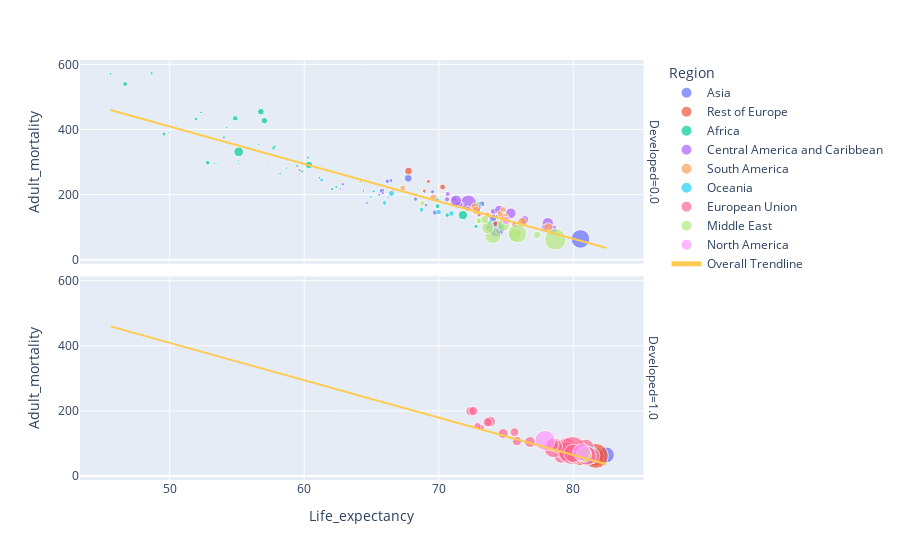

Notebook code for this chart:
### Markdown cell above
Maybe that got too messy! We can use faceting to separate out some of the information.

### Code cell
fig = px.scatter(
    data_frame=df_mean, 
    x="Life_expectancy", 
    y="Adult_mortality", 
    hover_name="Country", 
    facet_row="Developed", 
    size="GDP_per_capita", 
    color="Region",
    trendline="ols", 
    trendline_scope="overall")
fig.show()

### Figure 1 — Plotly figure (JSON) as saved in the notebook; plotly's stock layout.template omitted (floating-point values rounded to 4 significant figures; data arrays with more than 128 entries replaced by an {"elided": "..."} marker saying what was removed)
{"data": [{"hovertemplate": "<b>%{hovertext}</b><br><br>Region=Asia<br>Developed=0.0<br>Life_expectancy=%{x}<br>Adult_mortality=%{y}<br>GDP_per_capita=%{marker.size}<extra></extra>", "hovertext": ["Afghanistan", "Azerbaijan", "Bangladesh", "Bhutan", "Brunei Darussalam", "Cambodia", "China", "India", "Indonesia", "Kazakhstan", "Kyrgyz Republic", "Lao PDR", "Malaysia", "Maldives", "Mongolia", "Myanmar", "Nepal", "Pakistan", "Philippines", "Singapore", "Sri Lanka", "Tajikistan", "Thailand", "Turkmenistan", "Uzbekistan", "Vietnam"], "legendgroup": "Asia", "marker": {"color": "#636efa", "size": [408.6, 3814.0, 897.3, 1883.0, 33930.0, 805.4, 4708.0, 1112.0, 2506.0, 7986.0, 912.9, 1430.0, 7869.0, 8100.0, 2551, 730.8, 689.2, 1197, 2296.0, 44660.0, 2700.0, 709.6, 4739.0, 3840.0, 1896, 1808.0], "sizemode": "area", "sizeref": 257.4, "symbol": "circle"}, "mode": "markers", "name": "Asia", "orientation": "v", "showlegend": true, "type": "scatter", "x": [59.66, 69.72, 68.72, 66.46, 74.3, 64.4, 73.69, 65.59, 68.27, 67.73, 68.96, 62.88, 74.04, 74.51, 66.17, 62.7, 66.28, 64.66, 69.54, 80.53, 74.69, 66.97, 73.2, 65.79, 69.04, 74.33], "xaxis": "x2", "y": [265.8, 144.7, 148.1, 243.2, 94.99, 210.9, 97.51, 199.5, 186.0, 250.1, 205.7, 231.7, 128.3, 89.86, 241.2, 217.4, 191.8, 174.6, 208.4, 63.66, 128.4, 152.4, 171.2, 210.7, 167.9, 133.1], "yaxis": "y2"}, {"hovertemplate": "<b>%{hovertext}</b><br><br>Region=Asia<br>Developed=1.0<br>Life_expectancy=%{x}<br>Adult_mortality=%{y}<br>GDP_per_capita=%{marker.size}<extra></extra>", "hovertext": ["Japan"], "legendgroup": "Asia", "marker": {"color": "#636efa", "size": [32970.0], "sizemode": "area", "sizeref": 257.4, "symbol": "circle"}, "mode": "markers", "name": "Asia", "orientation": "v", "showlegend": false, "type": "scatter", "x": [82.46], "xaxis": "x", "y": [64.52], "yaxis": "y"}, {"hovertemplate": "<b>%{hovertext}</b><br><br>Region=Rest of Europe<br>Developed=0.0<br>Life_expectancy=%{x}<br>Adult_mortality=%{y}<br>GDP_per_capita=%{marker.size}<extra></extra>", "hovertext": ["Albania", "Armenia", "Belarus", "Bosnia and Herzegovina", "Georgia", "Moldova", "Montenegro", "North Macedonia", "Russian Federation", "Serbia", "Ukraine"], "legendgroup": "Rest of Europe", "marker": {"color": "#EF553B", "size": [3071.0, 2657.0, 4630.0, 3798.0, 2781.0, 2068.0, 5520.0, 3971.0, 7955, 4696.0, 2157.0], "sizemode": "area", "sizeref": 257.4, "symbol": "circle"}, "mode": "markers", "name": "Rest of Europe", "orientation": "v", "showlegend": true, "type": "scatter", "x": [75.95, 72.99, 70.29, 75.63, 71.16, 68.92, 74.76, 74.23, 67.75, 73.64, 69.22], "xaxis": "x2", "y": [83.13, 137.9, 223.1, 107.1, 170.1, 211.1, 121.9, 110.6, 272.4, 134.5, 240.4], "yaxis": "y2"}, {"hovertemplate": "<b>%{hovertext}</b><br><br>Region=Rest of Europe<br>Developed=1.0<br>Life_expectancy=%{x}<br>Adult_mortality=%{y}<br>GDP_per_capita=%{marker.size}<extra></extra>", "hovertext": ["Iceland", "Norway", "Switzerland", "United Kingdom"], "legendgroup": "Rest of Europe", "marker": {"color": "#EF553B", "size": [48570.0, 72220.0, 79540.0, 42710.0], "sizemode": "area", "sizeref": 257.4, "symbol": "circle"}, "mode": "markers", "name": "Rest of Europe", "orientation": "v", "showlegend": false, "type": "scatter", "x": [81.58, 80.48, 81.67, 79.61], "xaxis": "x", "y": [59.15, 68.4, 61.56, 77.53], "yaxis": "y"}, {"hovertemplate": "<b>%{hovertext}</b><br><br>Region=Africa<br>Developed=0.0<br>Life_expectancy=%{x}<br>Adult_mortality=%{y}<br>GDP_per_capita=%{marker.size}<extra></extra>", "hovertext": ["Algeria", "Angola", "Benin", "Botswana", "Burkina Faso", "Burundi", "Cabo Verde", "Cameroon", "Central African Republic", "Chad", "Comoros", "Congo, Dem. Rep.", "Congo, Rep.", "Cote d'Ivoire", "Djibouti", "Egypt, Arab Rep.", "Equatorial Guinea", "Eritrea", "Eswatini", "Ethiopia", "Gabon", "Gambia, The", "Ghana", "Guinea", "Guinea-Bissau", "Kenya", "Lesotho", "Liberia", "Libya", "Madagascar", "Malawi", "Mali", "Mauritania", "Mauritius", "Morocco", "Mozambique", "Namibia", "Niger", "Nigeria", "Rwanda", "Senegal", "Seychelles", "Sierra Leone", "Somalia", "South Africa", "Tanzania", "Togo", "Tunisia", "Uganda", "Zambia", "Zimbabwe"], "legendgroup": "Africa", "marker": {"color": "#00cc96", "size": [3745.0, 2648.0, 984.4, 5505.0, 548.8, 309.1, 2671.0, 1236.0, 466.7, 627.3, 1204.0, 393.8, 2265.0, 1679, 1334.0, 3121.0, 12070.0, 1268.0, 3098.0, 401.4, 7320, 705.2, 1358.0, 688.6, 576.5, 1270.0, 926.7, 666.3, 11190.0, 472.9, 324.7, 690.9, 1407.0, 7189.0, 2336.0, 438.8, 3944.0, 432.7, 2133, 534.8, 1130.0, 12250.0, 526.7, 263.9, 5786, 751.9, 500.2, 3586.0, 693.4, 1060.0, 1291.0], "sizemode": "area", "sizeref": 257.4, "symbol": "circle"}, "mode": "markers", "name": "Africa", "orientation": "v", "showlegend": true, "type": "scatter", "x": [73.79, 52.83, 58.21, 57.04, 55.2, 55.08, 70.64, 54.03, 46.48, 49.94, 61.14, 55.07, 57.73, 51.95, 59.49, 69.91, 55.13, 60.28, 46.69, 58.77, 60.35, 58.68, 59.84, 55.11, 53.52, 57.77, 45.61, 57.29, 71.79, 62.23, 52.29, 53.36, 62.06, 72.85, 72.77, 51.88, 54.88, 55.37, 49.58, 58.95, 62.38, 72.84, 46.7, 53.24, 56.78, 56.62, 56.26, 74.6, 54.21, 52.33, 48.66], "xaxis": "x2", "y": [113.4, 297.8, 263.9, 427.1, 293.7, 330.9, 136.7, 376.0, 493.0, 391.3, 251.6, 298.8, 342.8, 432.7, 288.3, 164.4, 331.3, 314.2, 539.6, 304.3, 291.0, 281.4, 271.1, 303.3, 291.9, 347.5, 571.1, 287.7, 136.9, 251.9, 453.4, 295.6, 216.9, 156.8, 102.4, 397.7, 434.3, 273.5, 385.9, 303.9, 223.9, 162.6, 453.0, 333.2, 454.7, 354.3, 311.3, 101.4, 406.4, 452.8, 573.0], "yaxis": "y2"}, {"hovertemplate": "<b>%{hovertext}</b><br><br>Region=Central America and Caribbean<br>Developed=0.0<br>Life_expectancy=%{x}<br>Adult_mortality=%{y}<br>GDP_per_capita=%{marker.size}<extra></extra>", "hovertext": ["Antigua and Barbuda", "Bahamas, The", "Barbados", "Belize", "Costa Rica", "Cuba", "Dominican Republic", "El Salvador", "Grenada", "Guatemala", "Haiti", "Honduras", "Jamaica", "Nicaragua", "Panama", "Sao Tome and Principe", "St. Lucia", "St. Vincent and the Grenadines", "Trinidad and Tobago"], "legendgroup": "Central America and Caribbean", "marker": {"color": "#ab63fa", "size": [14680.0, 34030.0, 16750.0, 4701.0, 9571.0, 5952.0, 5277.0, 3297.0, 8010.0, 3525, 1324.0, 2055.0, 5012.0, 1676.0, 9573.0, 1307.0, 9912.0, 6576.0, 16140.0], "sizemode": "area", "sizeref": 257.4, "symbol": "circle"}, "mode": "markers", "name": "Central America and Caribbean", "orientation": "v", "showlegend": true, "type": "scatter", "x": [75.35, 72.21, 78.1, 71.17, 78.47, 77.89, 71.38, 70.66, 72.85, 70.62, 59.66, 72.66, 74.07, 71.74, 76.38, 65.84, 74.47, 71.51, 71.28], "xaxis": "x2", "y": [142.5, 173.5, 112.1, 185.1, 93.49, 98.99, 174.2, 201.8, 159.1, 185.3, 275.2, 158.4, 148.4, 170.3, 122.2, 204.1, 153.8, 168.2, 181.5], "yaxis": "y2"}, {"hovertemplate": "<b>%{hovertext}</b><br><br>Region=South America<br>Developed=0.0<br>Life_expectancy=%{x}<br>Adult_mortality=%{y}<br>GDP_per_capita=%{marker.size}<extra></extra>", "hovertext": ["Argentina", "Bolivia", "Brazil", "Chile", "Colombia", "Ecuador", "Guyana", "Paraguay", "Peru", "Suriname", "Uruguay", "Venezuela, RB"], "legendgroup": "South America", "marker": {"color": "#FFA15A", "size": [12170.0, 2414.0, 7992.0, 11067, 4911.0, 5177.0, 4590.0, 4403.0, 4626.0, 8133.0, 12010.0, 9295.0], "sizemode": "area", "sizeref": 257.4, "symbol": "circle"}, "mode": "markers", "name": "South America", "orientation": "v", "showlegend": true, "type": "scatter", "x": [74.86, 66.59, 72.69, 78.14, 74.81, 74.56, 67.33, 72.17, 73.59, 69.62, 76.21, 72.79], "xaxis": "x2", "y": [127.9, 210.7, 162.6, 98.55, 153.5, 140.4, 220.1, 156.4, 137.6, 189.6, 115.0, 151.1], "yaxis": "y2"}, {"hovertemplate": "<b>%{hovertext}</b><br><br>Region=Oceania<br>Developed=0.0<br>Life_expectancy=%{x}<br>Adult_mortality=%{y}<br>GDP_per_capita=%{marker.size}<extra></extra>", "hovertext": ["Fiji", "Kiribati", "Micronesia, Fed. Sts.", "Papua New Guinea", "Samoa", "Solomon Islands", "Timor-Leste", "Tonga", "Vanuatu"], "legendgroup": "Oceania", "marker": {"color": "#19d3f3", "size": [4591.0, 1471.0, 2991.0, 2084.0, 3824, 1964.0, 1082.0, 3954.0, 2736.0], "sizemode": "area", "sizeref": 257.4, "symbol": "circle"}, "mode": "markers", "name": "Oceania", "orientation": "v", "showlegend": true, "type": "scatter", "x": [66.48, 65.16, 65.97, 61.29, 70.94, 69.9, 64.94, 69.99, 68.71], "xaxis": "x2", "y": [203.3, 210.3, 174.5, 245.0, 141.9, 184.1, 192.3, 146.2, 153.7], "yaxis": "y2"}, {"hovertemplate": "<b>%{hovertext}</b><br><br>Region=Oceania<br>Developed=1.0<br>Life_expectancy=%{x}<br>Adult_mortality=%{y}<br>GDP_per_capita=%{marker.size}<extra></extra>", "hovertext": ["Australia", "New Zealand"], "legendgroup": "Oceania", "marker": {"color": "#19d3f3", "size": [51750.0, 35170.0], "sizemode": "area", "sizeref": 257.4, "symbol": "circle"}, "mode": "markers", "name": "Oceania", "orientation": "v", "showlegend": false, "type": "scatter", "x": [81.11, 80.19], "xaxis": "x", "y": [65.96, 74.43], "yaxis": "y"}, {"hovertemplate": "<b>%{hovertext}</b><br><br>Region=European Union<br>Developed=1.0<br>Life_expectancy=%{x}<br>Adult_mortality=%{y}<br>GDP_per_capita=%{marker.size}<extra></extra>", "hovertext": ["Austria", "Belgium", "Bulgaria", "Croatia", "Cyprus", "Czechia", "Denmark", "Estonia", "Finland", "France", "Germany", "Greece", "Hungary", "Ireland", "Italy", "Latvia", "Lithuania", "Luxembourg", "Malta", "Netherlands", "Poland", "Portugal", "Romania", "Slovak Republic", "Slovenia", "Spain", "Sweden"], "legendgroup": "European Union", "marker": {"color": "#FF6692", "size": [42376, 38782, 5702.0, 11270.0, 24680.0, 15480.0, 51490.0, 14640.0, 42460.0, 35450.0, 37390.0, 20660.0, 11130.0, 47790.0, 32280.0, 10880.0, 10670.0, 103000.0, 19670.0, 43300.0, 9789.0, 19200.0, 7011.0, 12870.0, 19580.0, 25510.0, 46750.0], "sizemode": "area", "sizeref": 257.4, "symbol": "circle"}, "mode": "markers", "name": "European Union", "orientation": "v", "showlegend": true, "type": "scatter", "x": [79.97, 79.55, 73.15, 75.81, 79.08, 76.78, 78.54, 73.82, 79.5, 80.91, 79.47, 79.76, 73.64, 79.48, 81.39, 72.36, 72.57, 79.94, 80.02, 79.97, 75.62, 78.74, 72.88, 74.79, 78.44, 81.11, 80.99], "xaxis": "x", "y": [78.31, 85.44, 148.0, 107.0, 60.45, 104.3, 86.87, 167.4, 89.68, 87.9, 81.36, 76.73, 165.0, 75.16, 62.06, 198.9, 199.7, 77.85, 57.71, 69.71, 134.7, 91.73, 153.2, 130.5, 96.41, 70.45, 62.07], "yaxis": "y"}, {"hovertemplate": "<b>%{hovertext}</b><br><br>Region=Middle East<br>Developed=0.0<br>Life_expectancy=%{x}<br>Adult_mortality=%{y}<br>GDP_per_capita=%{marker.size}<extra></extra>", "hovertext": ["Bahrain", "Iran, Islamic Rep.", "Iraq", "Jordan", "Kuwait", "Lebanon", "Oman", "Qatar", "Saudi Arabia", "Syrian Arab Republic", "Turkiye", "United Arab Emirates", "Yemen, Rep."], "legendgroup": "Middle East", "marker": {"color": "#B6E880", "size": [22040.0, 4936.0, 3989.0, 4283.0, 34270.0, 7539, 20090.0, 60680.0, 18710.0, 1412.0, 8299.0, 45530.0, 2407.0], "sizemode": "area", "sizeref": 257.4, "symbol": "circle"}, "mode": "markers", "name": "Middle East", "orientation": "v", "showlegend": true, "type": "scatter", "x": [75.66, 72.97, 68.78, 72.99, 74.02, 77.31, 74.81, 78.66, 73.63, 72.61, 73.42, 75.84, 64.16], "xaxis": "x2", "y": [75.39, 118.2, 173.1, 119.7, 74.6, 76.3, 106.5, 62.4, 98.2, 143.0, 123.1, 80.41, 239.7], "yaxis": "y2"}, {"hovertemplate": "<b>%{hovertext}</b><br><br>Region=Middle East<br>Developed=1.0<br>Life_expectancy=%{x}<br>Adult_mortality=%{y}<br>GDP_per_capita=%{marker.size}<extra></extra>", "hovertext": ["Israel"], "legendgroup": "Middle East", "marker": {"color": "#B6E880", "size": [31220.0], "sizemode": "area", "sizeref": 257.4, "symbol": "circle"}, "mode": "markers", "name": "Middle East", "orientation": "v", "showlegend": false, "type": "scatter", "x": [80.79], "xaxis": "x", "y": [65.66], "yaxis": "y"}, {"hovertemplate": "<b>%{hovertext}</b><br><br>Region=North America<br>Developed=0.0<br>Life_expectancy=%{x}<br>Adult_mortality=%{y}<br>GDP_per_capita=%{marker.size}<extra></extra>", "hovertext": ["Mexico"], "legendgroup": "North America", "marker": {"color": "#FF97FF", "size": [9005], "sizemode": "area", "sizeref": 257.4, "symbol": "circle"}, "mode": "markers", "name": "North America", "orientation": "v", "showlegend": true, "type": "scatter", "x": [75.01], "xaxis": "x2", "y": [120.4], "yaxis": "y2"}, {"hovertemplate": "<b>%{hovertext}</b><br><br>Region=North America<br>Developed=1.0<br>Life_expectancy=%{x}<br>Adult_mortality=%{y}<br>GDP_per_capita=%{marker.size}<extra></extra>", "hovertext": ["Canada", "United States"], "legendgroup": "North America", "marker": {"color": "#FF97FF", "size": [39680.0, 52660.0], "sizemode": "area", "sizeref": 257.4, "symbol": "circle"}, "mode": "markers", "name": "North America", "orientation": "v", "showlegend": false, "type": "scatter", "x": [80.61, 77.9], "xaxis": "x", "y": [72.63, 109.1], "yaxis": "y"}, {"hovertemplate": "<b>OLS trendline</b><br>Adult_mortality = -11.5024 * Life_expectancy + 984.259<br>R<sup>2</sup>=0.897727<br><br>Life_expectancy=%{x}<br>Adult_mortality=%{y} <b>(trend)</b><extra></extra>", "legendgroup": "Overall Trendline", "line": {"color": "#FECB52"}, "mode": "lines", "name": "Overall Trendline", "showlegend": false, "type": "scatter", "x": {"elided": "179 float values"}, "xaxis": "x", "y": {"elided": "179 float values"}, "yaxis": "y"}, {"hovertemplate": "<b>OLS trendline</b><br>Adult_mortality = -11.5024 * Life_expectancy + 984.259<br>R<sup>2</sup>=0.897727<br><br>Life_expectancy=%{x}<br>Adult_mortality=%{y} <b>(trend)</b><extra></extra>", "legendgroup": "Overall Trendline", "line": {"color": "#FECB52"}, "mode": "lines", "name": "Overall Trendline", "showlegend": true, "type": "scatter", "x": {"elided": "179 float values"}, "xaxis": "x2", "y": {"elided": "179 float values"}, "yaxis": "y2"}], "layout": {"annotations": [{"font": {}, "showarrow": false, "text": "Developed=1.0", "textangle": 90, "x": 0.98, "xanchor": "left", "xref": "paper", "y": 0.2425, "yanchor": "middle", "yref": "paper"}, {"font": {}, "showarrow": false, "text": "Developed=0.0", "textangle": 90, "x": 0.98, "xanchor": "left", "xref": "paper", "y": 0.7575, "yanchor": "middle", "yref": "paper"}], "legend": {"itemsizing": "constant", "title": {"text": "Region"}, "tracegroupgap": 0}, "margin": {"t": 60}, "xaxis": {"anchor": "y", "domain": [0, 0.98], "title": {"text": "Life_expectancy"}}, "xaxis2": {"anchor": "y2", "domain": [0, 0.98], "matches": "x", "showticklabels": false}, "yaxis": {"anchor": "x", "domain": [0, 0.485], "title": {"text": "Adult_mortality"}}, "yaxis2": {"anchor": "x2", "domain": [0.515, 1], "matches": "y", "title": {"text": "Adult_mortality"}}}}
